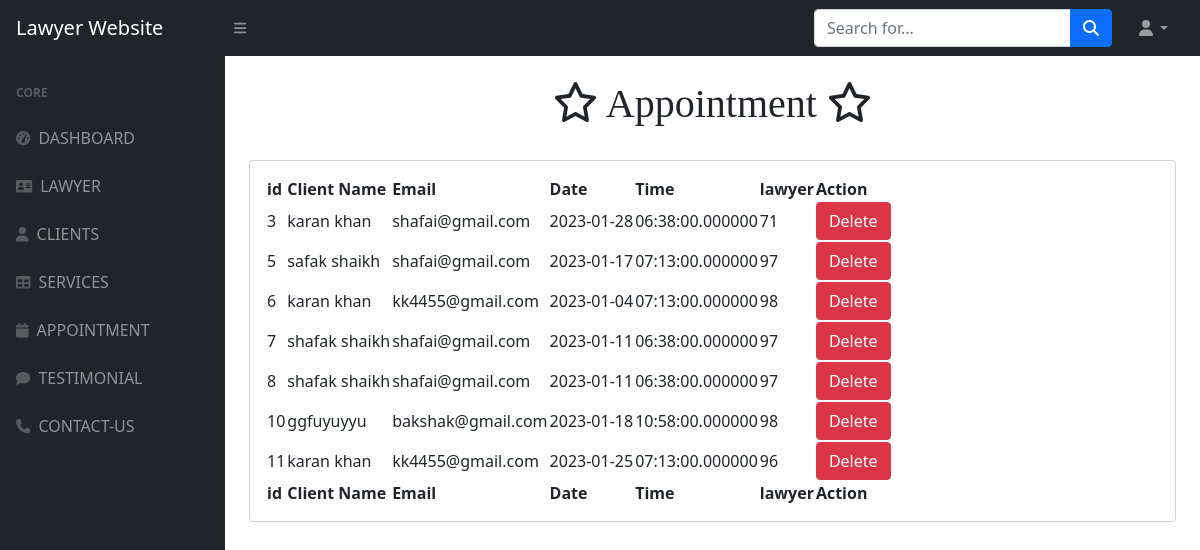
The app's page /admin/appointment.php with its own data.
### tables this page shows
CREATE TABLE `appointment` (
  `id` int(30) NOT NULL,
  `name` varchar(99) NOT NULL,
  `email` varchar(88) NOT NULL,
  `Date` date NOT NULL,
  `Time` time(6) NOT NULL,
  `lawyer` varchar(30) NOT NULL
);

### admin/appointment.php (the view, shortened to what this page needs)
<!DOCTYPE php>
<php lang="en">
    <head>
        <link href="https://cdn.jsdelivr.net/npm/simple-datatables@latest/dist/style.css" rel="stylesheet" />
        <link href="css/styles.css" rel="stylesheet" />
    </head>
    <body class="sb-nav-fixed">
        <nav class="sb-topnav navbar navbar-expand navbar-dark bg-dark">
            <a class="navbar-brand ps-3" href="dashboard.php">Lawyer Website</a>
            <button class="btn btn-link btn-sm order-1 order-lg-0 me-4 me-lg-0" id="sidebarToggle" href="#!"><i class="fas fa-bars"></i></button>
            <form class="d-none d-md-inline-block form-inline ms-auto me-0 me-md-3 my-2 my-md-0">
                <div class="input-group">
                    <input class="form-control" type="text" placeholder="Search for..." aria-label="Search for..." aria-describedby="btnNavbarSearch" />
                    <button class="btn btn-primary" id="btnNavbarSearch" type="button"><i class="fas fa-search"></i></button>
                </div>
            </form>
            <ul class="navbar-nav ms-auto ms-md-0 me-3 me-lg-4">
                <li class="nav-item dropdown">
                    <a class="nav-link dropdown-toggle" id="navbarDropdown" href="#" role="button" data-bs-toggle="dropdown" aria-expanded="false"><i class="fas fa-user fa-fw"></i></a>
                </li>
            </ul>
        </nav>
        <div id="layoutSidenav">
        <div id="layoutSidenav_nav">
                <nav class="sb-sidenav accordion sb-sidenav-dark" id="sidenavAccordion">
                    <div class="sb-sidenav-menu">
                        <div class="nav">
                            <div class="sb-sidenav-menu-heading">Core</div>
                            <a class="nav-link" href="dashboard.php">
                                <div class="sb-nav-link-icon"><i class="fas fa-tachometer-alt"></i></div>
                                DASHBOARD
                            </a>
                            <a class="nav-link" href="lawyer.php">
                                <div class="sb-nav-link-icon"><i class="fas fa-vcard"></i></div>
                               LAWYER
                            </a>
                            <a class="nav-link" href="client.php">
                                <div class="sb-nav-link-icon"><i class="fas fa-user"></i></div>
                               CLIENTS
                            </a>
                            <a class="nav-link" href="service.php">
                                <div class="sb-nav-link-icon"><i class="fas fa-table"></i></div>
                               SERVICES
                            <a class="nav-link" href="appointment.php">
                                <div class="sb-nav-link-icon"><i class="fas fa-calendar"></i></div>
                                APPOINTMENT
                            </a>
                            <a class="nav-link" href="testimonial.php">
                                <div class="sb-nav-link-icon"><i class="fas fa-comment"></i></div>
                                TESTIMONIAL
                            </a>
                            <a class="nav-link" href="contact.php">
                                <div class="sb-nav-link-icon"><i class="fas fa-phone"></i></div>
                                CONTACT-US
                            </a>
                        </div>
                    </div>
                </nav>
            </div>
                <div id="layoutSidenav_content">
                <main>
                <div class="container-fluid px-4">
                        <h1 class="mt-4 heading"> <span><i class="fa-regular fa-star"></i></span> Appointment <span><i class="fa-regular fa-star"></i></span></h1>
             <br>
            <div class="card mb-4" style="border:solid LightGrey 1px;">
                            <div class="card-body">
                                <table id="datatablesSimple">
                                    <thead>
                                        <tr>
                                        <th>id</th>
                                        <th>Client Name</th>
                                        <th>Email</th>
                                        <th>Date</th>
                                        <th>Time</th>
                                        <th>lawyer</th>
                                            <th>Action</th>
                                        </tr>
                                    </thead>
                                    <tfoot>
                                    <tr>
                                        <th>id</th>
                                            <th>Client Name</th>
                                            <th>Email</th>
                                            <th>Date</th>
                                            <th>Time</th>
                                            <th>lawyer</th>
                                            <th>Action</th>
                                        </tr>
                                    </tfoot>
                                    <tbody>
                                    <?php
                    include('include/config.php');
                       $query="SELECT * from `appointment`";
                       $result = mysqli_query($conn,$query);
                       if(mysqli_num_rows($result)){
                     while ($row = mysqli_fetch_array($result)){
                    ?>
                <tr>
                     <td><?= $row['id'] ?></td>
                    <td><?= $row['name'] ?></td>
                    <td><?= $row['email'] ?></td>
                    <td><?= $row['Date'] ?></td>
                   <td><?= $row['Time'] ?></td>
                    <td><?= $row['lawyer'] ?></td>
                    <td> <a  href ="appointmentremove.php?id=<?=$row['id']?>" class="btn btn-danger">Delete</a></td>
                </tr>
                <?php
                   } }
                ?>
                                    </tbody>
                                </table>
                            </div>
                        </div>
                    </div>
                </main>
            </div>
        </div>
    </body>
</php>

### admin/appointment.php (style rules this page uses)
.heading { text-align:center; font-family:fantasy; src: url(sansation_bold.woff); }

### records on screen
appointment: id "3", name "karan khan", email "shafai@gmail.com", Date "2023-01-28", Time "06:38:00.000000", lawyer "71"
appointment: id "5", name "safak shaikh", email "shafai@gmail.com", Date "2023-01-17", Time "07:13:00.000000", lawyer "97"
appointment: id "6", name "karan khan", email "kk4455@gmail.com", Date "2023-01-04", Time "07:13:00.000000", lawyer "98"
appointment: id "7", name "shafak shaikh", email "shafai@gmail.com", Date "2023-01-11", Time "06:38:00.000000", lawyer "97"
appointment: id "8", name "shafak shaikh", email "shafai@gmail.com", Date "2023-01-11", Time "06:38:00.000000", lawyer "97"
appointment: id "10", name "ggfuyuyyu", email "bakshak@gmail.com", Date "2023-01-18", Time "10:58:00.000000", lawyer "98"
appointment: id "11", name "karan khan", email "kk4455@gmail.com", Date "2023-01-25", Time "07:13:00.000000", lawyer "96"
